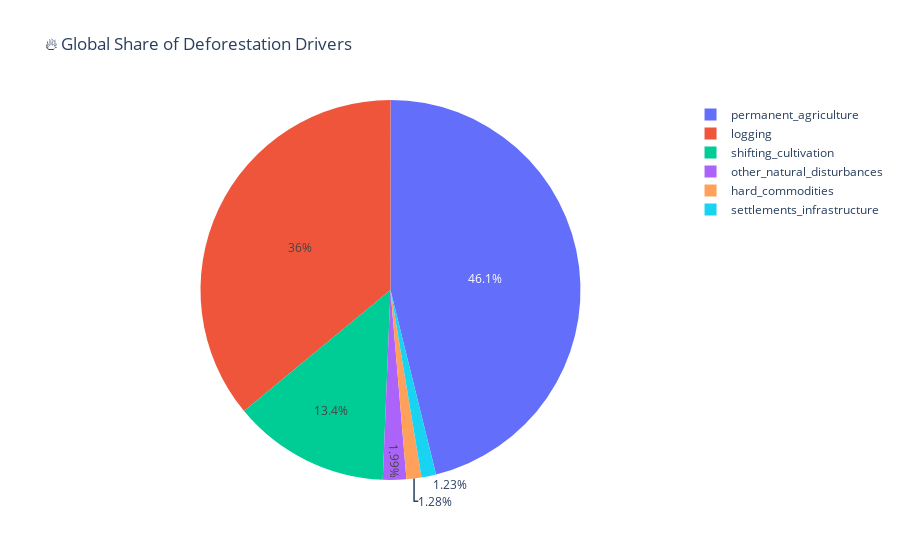

Notebook source saved alongside this figure:
### Markdown cell above
Drivers Breakdown (Global Share)

### Code cell
driver_cols = [c for c in df.columns if c in
               ["fire","forestry","shifting_agriculture",
                "urbanization","commodity_driven_deforestation",
                "unknown","hard_commodities","logging",
                "permanent_agriculture","shifting_cultivation",
                "settlements_infrastructure",
                "other_natural_disturbances"]]

drivers_sum = df[driver_cols].sum().sort_values(ascending=False).reset_index()
drivers_sum.columns = ["driver", "hectares"]

fig = px.pie(drivers_sum, names="driver", values="hectares",
             title="🔥 Global Share of Deforestation Drivers")
fig.show()

### Figure 1 — Plotly figure (JSON) as saved in the notebook; plotly's stock layout.template omitted (floating-point values rounded to 4 significant figures)
{"data": [{"domain": {"x": [0.0, 1.0], "y": [0.0, 1.0]}, "hovertemplate": "driver=%{label}<br>hectares=%{value}<extra></extra>", "labels": ["permanent_agriculture", "logging", "shifting_cultivation", "other_natural_disturbances", "hard_commodities", "settlements_infrastructure"], "legendgroup": "", "name": "", "showlegend": true, "values": [167700000.0, 130800000.0, 48540000.0, 7225000.0, 4650000.0, 4487000.0], "type": "pie"}], "layout": {"legend": {"tracegroupgap": 0}, "title": {"text": "🔥 Global Share of Deforestation Drivers"}}}
